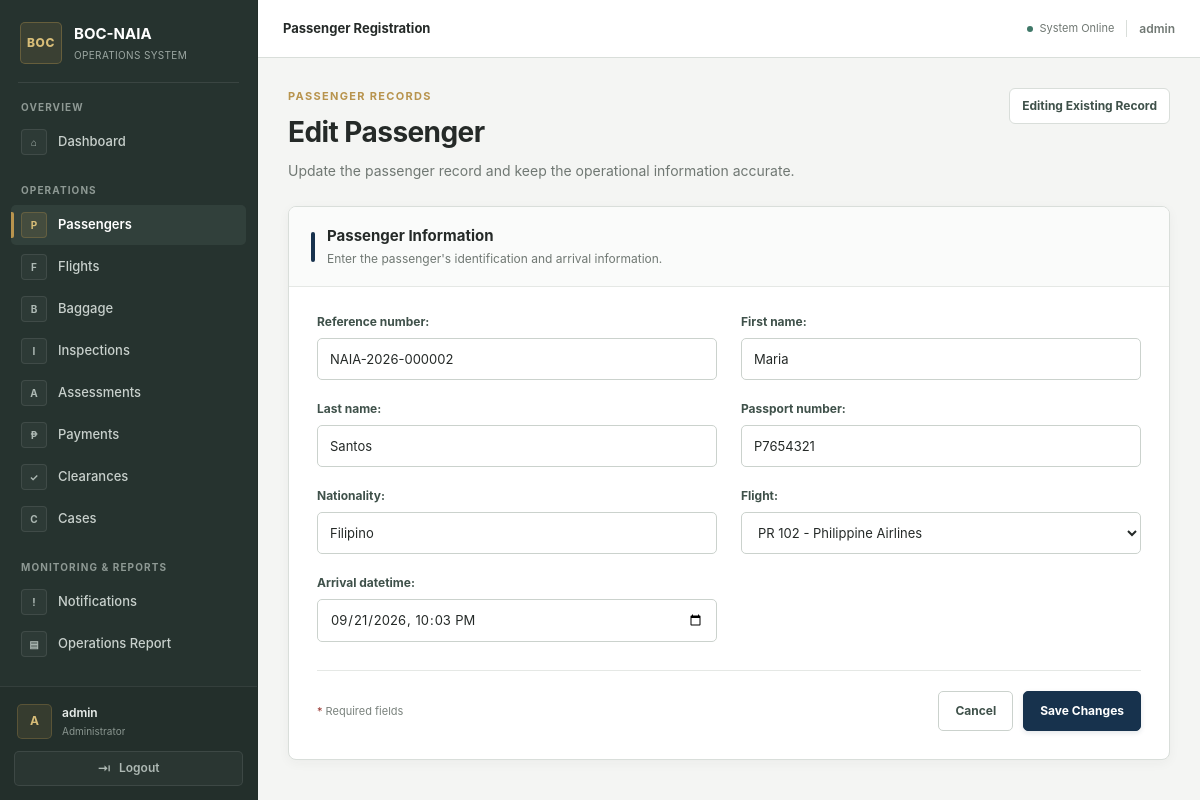
Screenshot of /passengers/2/edit/ (signed in) with the database file from the repository.
### passengers/models.py (models this page shows, shortened)
class Passenger(models.Model):
    reference_number = models.CharField(max_length=20, unique=True)
    first_name = models.CharField(max_length=100)
    last_name = models.CharField(max_length=100)
    passport_number = models.CharField(max_length=30)
    nationality = models.CharField(max_length=100)
    flight = models.ForeignKey(
        "Flight",
        on_delete=models.PROTECT,
        related_name="passengers",
        null=True, blank=True
        )
    arrival_datetime = models.DateTimeField()
    created_at = models.DateTimeField(auto_now_add=True)

### passengers/views.py (the view)
@login_required
@permission_required(
    "passengers.change_passenger",
    raise_exception=True,
)
def passenger_update(request, passenger_id):
    passenger = get_object_or_404(
        Passenger,
        id=passenger_id,
    )
    if request.method == "POST":
        old_values = {
            "reference_number": passenger.reference_number,
            "first_name": passenger.first_name,
            "last_name": passenger.last_name,
            "passport_number": passenger.passport_number,
            "nationality": passenger.nationality,
            "flight": passenger.flight,
            "arrival_datetime": passenger.arrival_datetime,
        }
        form = PassengerForm(
            request.POST,
            instance=passenger,
        )
        if form.is_valid():
            updated_passenger = form.save()
            changes = []
            if old_values["reference_number"] != updated_passenger.reference_number:
                changes.append(
                    f"Reference Number: "
                    f"{old_values['reference_number']} → "
                    f"{updated_passenger.reference_number}"
                )
            if old_values["first_name"] != updated_passenger.first_name:
                changes.append(
                    f"First Name: "
                    f"{old_values['first_name']} → "
                    f"{updated_passenger.first_name}"
                )
            if old_values["last_name"] != updated_passenger.last_name:
                changes.append(
                    f"Last Name: "
                    f"{old_values['last_name']} → "
                    f"{updated_passenger.last_name}"
                )
            if old_values["passport_number"] != updated_passenger.passport_number:
                changes.append(
                    f"Passport Number: "
                    f"{old_values['passport_number']} → "
                    f"{updated_passenger.passport_number}"
                )
            if old_values["nationality"] != updated_passenger.nationality:
                changes.append(
                    f"Nationality: "
                    f"{old_values['nationality']} → "
                    f"{updated_passenger.nationality}"
                )
            if old_values["flight"] != updated_passenger.flight:
                old_flight = (
                    str(old_values["flight"])
                    if old_values["flight"]
                    else "None"
                )
                new_flight = (
                    str(updated_passenger.flight)
                    if updated_passenger.flight
                    else "None"
                )
                changes.append(
                    f"Flight: {old_flight} → {new_flight}"
                )
            if old_values["arrival_datetime"] != updated_passenger.arrival_datetime:
                changes.append(
                    f"Arrival Date/Time: "
                    f"{old_values['arrival_datetime']} → "
                    f"{updated_passenger.arrival_datetime}"
                )
            if changes:
                previous_data, new_data = build_audit_snapshot(
                    old_values,
                    updated_passenger,
                    [
                        "reference_number",
                        "first_name",
                        "last_name",
                        "passport_number",
                        "nationality",
                        "flight",
                        "arrival_datetime",
                    ],
                )
                AuditLog.objects.create(
                    user=request.user,
                    action="update",
                    model_name="Passenger",
                    object_id=updated_passenger.id,
                    description=(
                        f"Updated passenger "
                        f"{updated_passenger.reference_number}: "
                        + "; ".join(changes)
                    ),
                    previous_data=previous_data,
                    new_data=new_data,
                )
            return redirect(
                "passenger_detail",
                passenger_id=updated_passenger.id,
            )
    else:
        form = PassengerForm(
            instance=passenger,
        )
    return render(
        request,
        "passengers/passenger_form.html",
        {
            "form": form,
            "passenger": passenger,
        },
    )

### passengers/templates/passengers/passenger_form.html (shortened to what this page needs)
{% extends "base.html" %}
{% block nav_passengers %}active{% endblock %}
{% block page_heading %}Passenger Registration{% endblock %}
{% block content %}
<div class="passenger-form-page">
    <div class="form-header">
        <div class="form-header-text">
            <p class="form-eyebrow">Passenger Records</p>
            <h1 class="form-title">
                {% if passenger %}
                    Edit Passenger
                {% else %}
                    Register Passenger
                {% endif %}
            </h1>
            <p class="form-subtitle">
                {% if passenger %}
                    Update the passenger record and keep the operational information accurate.
                {% else %}
                    Create a new passenger record for BOC-NAIA processing.
                {% endif %}
            </p>
        </div>
        {% if passenger %}
            <div class="record-badge">
                Editing Existing Record
            </div>
        {% else %}
            <div class="record-badge">
                New Passenger Record
            </div>
        {% endif %}
    </div>
    <div class="form-card">
        <div class="form-card-header">
            <div class="section-marker"></div>
            <div>
                <h2>Passenger Information</h2>
                <p>Enter the passenger's identification and arrival information.</p>
            </div>
        </div>
        <div class="form-body">
            <form method="post">
                <div class="django-form">
                    {{ form.as_p }}
                </div>
                <div class="form-actions">
                    <span class="required-note">
                        <span>*</span> Required fields
                    </span>
                    <div class="action-group">
                        <a href="{% url 'passenger_list' %}" class="button button-secondary">
                            Cancel
                        </a>
                        {% if passenger %}
                            <button type="submit" class="button button-primary">
                                Save Changes
                            </button>
                        {% else %}
                            <button type="submit" class="button button-primary">
                                Save Passenger
                            </button>
                        {% endif %}
                    </div>
                </div>
            </form>
        </div>
    </div>
</div>
{% endblock %}

### templates/base.html (shortened to what this page needs)
{% load static %}
<!DOCTYPE html>
<html lang="en">
<head>
    <link rel="stylesheet" href="{% static 'css/app.css' %}?v=20261002">
</head>
<body>
<div class="app-shell">
    <aside class="sidebar" id="sidebar">
        <div class="sidebar-brand">
            <div class="brand-mark">
                BOC
            </div>
            <div class="brand-text">
                <strong>BOC-NAIA</strong>
                <span>Operations System</span>
            </div>
        </div>
        <div class="sidebar-divider"></div>
        <nav class="sidebar-navigation">
            <div class="nav-section">
                <span class="nav-section-title">
                    Overview
                </span>
                <a
                    href="{% url 'dashboard' %}"
                    class="nav-link {% block nav_dashboard %}{% endblock %}"
                >
                    <span class="nav-icon">⌂</span>
                    <span class="nav-label">Dashboard</span>
                </a>
            </div>
            <div class="nav-section">
                <span class="nav-section-title">
                    Operations
                </span>
                {% if perms.passengers.view_passenger %}
                <a
                    href="{% url 'passenger_list' %}"
                    class="nav-link {% block nav_passengers %}{% endblock %}"
                >
                    <span class="nav-icon">P</span>
                    <span class="nav-label">Passengers</span>
                </a>
                {% endif %}
                {% if perms.passengers.view_flight %}
                <a
                    href="{% url 'flight_list' %}"
                    class="nav-link {% block nav_flights %}{% endblock %}"
                >
                    <span class="nav-icon">F</span>
                    <span class="nav-label">Flights</span>
                </a>
                {% endif %}
                {% if perms.passengers.view_baggage %}
                <a
                    href="{% url 'baggage_list' %}"
                    class="nav-link {% block nav_baggage %}{% endblock %}"
                >
                    <span class="nav-icon">B</span>
                    <span class="nav-label">Baggage</span>
                </a>
                {% endif %}
                {% if perms.passengers.view_inspection %}
                <a
                    href="{% url 'inspection_list' %}"
                    class="nav-link {% block nav_inspections %}{% endblock %}"
                >
                    <span class="nav-icon">I</span>
                    <span class="nav-label">Inspections</span>
                </a>
                {% endif %}
                {% if perms.passengers.view_assessment %}
                <a
                    href="{% url 'assessment_list' %}"
                    class="nav-link {% block nav_assessments %}{% endblock %}"
                >
                    <span class="nav-icon">A</span>
                    <span class="nav-label">Assessments</span>
                </a>
                {% endif %}
                {% if perms.passengers.view_payment %}
                <a
                    href="{% url 'payment_list' %}"
                    class="nav-link {% block nav_payments %}{% endblock %}"
                >
                    <span class="nav-icon">₱</span>
                    <span class="nav-label">Payments</span>
                </a>
                {% endif %}
                {% if perms.passengers.view_clearance %}
                <a
                    href="{% url 'clearance_list' %}"
                    class="nav-link {% block nav_clearances %}{% endblock %}"
                >
                    <span class="nav-icon">✓</span>
                    <span class="nav-label">Clearances</span>
                </a>
                {% endif %}
                {% if perms.passengers.view_case %}
                <a
                    href="{% url 'case_list' %}"
                    class="nav-link {% block nav_cases %}{% endblock %}"
                >
                    <span class="nav-icon">C</span>
                    <span class="nav-label">Cases</span>
                </a>
                {% endif %}
            </div>
            <div class="nav-section">
                <span class="nav-section-title">Monitoring & Reports</span>
                <a
                    href="{% url 'notifications' %}"
                    class="nav-link {% block nav_notifications %}{% endblock %}"
                >
                    <span class="nav-icon">!</span>
                    <span>Notifications</span>
                </a>
                <a
                    href="{% url 'operations_report' %}"
                    class="nav-link {% block nav_operations_report %}{% endblock %}"
                >
                    <span class="nav-icon">▤</span>
                    <span>Operations Report</span>
                </a>
            </div>
        </nav>
        <div class="sidebar-footer">
            <div class="user-profile">
                <div class="user-avatar">
                    {{ request.user.username|first|upper }}
                </div>
                <div class="user-information">
                    <strong>
                        {% if request.user.get_full_name %}
                            {{ request.user.get_full_name }}
                        {% else %}
                            {{ request.user.username }}
                        {% endif %}
                    </strong>
                    <span>
                        {% if request.user.is_superuser %}
                            Administrator
                        {% endif %}
                    </span>
                </div>
            </div>
            <form
                method="post"
                action="{% url 'logout' %}"
                class="logout-form"
            >
                <button
                    type="submit"
                    class="logout-button"
                >
                    <span class="logout-icon">⇥</span>
                    <span>Logout</span>
                </button>
            </form>
        </div>
    </aside>
    <div class="main-wrapper">
        <header class="topbar">
            <div class="topbar-title">
                {% block page_heading %}{% endblock %}
            </div>
            <div class="topbar-right">
                <div class="topbar-status">
                    <span class="status-dot"></span>
                    <span>System Online</span>
                </div>
                <span class="topbar-user">
                    {{ request.user.username }}
                </span>
            </div>
        </header>
        <main class="main-content">
            {% block content %}{% endblock %}
        </main>
    </div>
</div>
</body>
</html>

### rows the page displays
Passenger: reference_number "NAIA-2026-000002", first_name "Maria", last_name "Santos", passport_number "P7654321", nationality "Filipino", flight "PR 102 - Philippine Airlines", arrival_datetime "09/21/2026 22:03"

### other values shown
{{ request.user.username|first|upper }} "A"
{{ request.user.username }} "admin"
